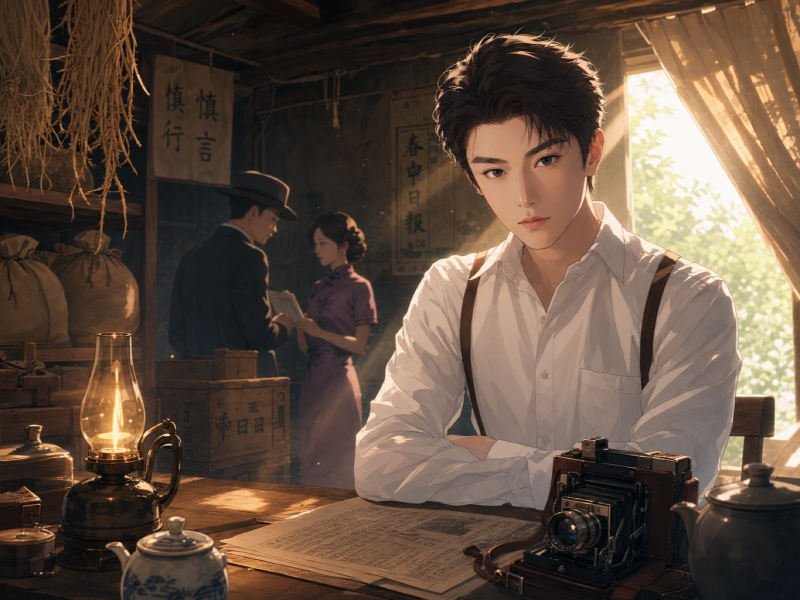
#> input picture levels/images/archive_06.jpeg, 1600 x 1200 px (shown at 1/2 size)
$ python generate_diff_image.py
#> lines starting #> are read from the running program, lines starting #| are printed output that depends on the picture; after the words box and inside, x2 and y2 are one past the last pixel; in counts of white or black regions, pixels touching at a corner belong together
#> in generate, base is the input picture: PIL image 1600x1200 RGB; mean R, G, B 96.1, 77.6, 63.8
#!/usr/bin/env python3
"""从原图离线生成像素对齐的差异图。

以原图为唯一基底，仅在指定差异点做局部修改，保证除差异圆外与原图 100% 一致。
变色类差异采用 HSV 色相替换（保留原始明暗与纹理，比半透明色块自然）。
"""

import shutil
import sys
from pathlib import Path

import numpy as np
from PIL import Image, ImageDraw

ROOT = Path(__file__).resolve().parent.parent
IMAGES = ROOT / 'levels' / 'images'

# 坐标基于关卡 imageSize（900×675），脚本按实际像素自动缩放
ARCHIVE_06 = {
    'imageA': 'archive_06.jpeg',
    'imageB': 'archive_06_diff.jpeg',
    'imageSize': {'w': 900, 'h': 675},
    'diffs': [
        # 油灯火焰：暖黄 → 亮蓝（色相替换 + 提亮提饱和）
        {'op': 'hue', 'x': 130, 'y': 466, 'r': 22, 'targetHue': 150,
         'satRef': 0.18, 'satScale': 1.35, 'valBoost': 1.12, 'feather': 0.6},
        # 胸前口袋上方新增纽扣
        {'op': 'shape', 'kind': 'button', 'x': 667, 'y': 400, 'r': 7},
        # 青花茶壶花纹：蓝 → 红（白瓷底因低饱和不受影响）
        {'op': 'hue', 'x': 186, 'y': 636, 'r': 36, 'targetHue': 2,
         'satRef': 0.11, 'satScale': 1.6, 'feather': 0.45},
        # 左墙字幅：受潮泛冷色调（色调变化）
        {'op': 'tint', 'x': 224, 'y': 145, 'r': 34, 'color': '#6f86ac',
         'blendAlpha': 0.6, 'feather': 0.6},
        # 礼帽男子帽色：深灰 → 棕（叠色，灰色饱和低无法用色相）
        {'op': 'tint', 'x': 299, 'y': 219, 'r': 26, 'color': '#6e4220',
         'blendAlpha': 0.82, 'feather': 0.45},
        # 相机旁新增白瓷茶杯
        {'op': 'shape', 'kind': 'cup', 'x': 586, 'y': 622, 'r': 18},
        # 肩带上的小铆钉
        {'op': 'shape', 'kind': 'rivet', 'x': 697, 'y': 307, 'r': 5},
        # 架子上麻布袋减少（从相邻处采样覆盖）
        {'op': 'patch', 'x': 30, 'y': 341, 'r': 30, 'sampleFrom': {'x': 95, 'y': 341}},
    ],
}


def hex_to_rgb(hex_color):
    h = hex_color.lstrip('#')
    if len(h) == 3:
        h = ''.join(c * 2 for c in h)
    return tuple(int(h[i:i + 2], 16) for i in (0, 2, 4))


def scale_diff(diff, sx, sy):
    out = dict(diff)
    out['x'] = diff['x'] * sx
    out['y'] = diff['y'] * sy
    out['r'] = diff['r'] * (sx + sy) / 2
    if 'sampleFrom' in diff:
        out['sampleFrom'] = {'x': diff['sampleFrom']['x'] * sx, 'y': diff['sampleFrom']['y'] * sy}
    return out


def feather_alpha(dist, r, feather, peak=1.0):
    inner_r = max(0.0, r * (1.0 - feather))
    alpha = np.zeros_like(dist, dtype=np.float32)
    alpha[dist <= inner_r] = peak
    between = (dist > inner_r) & (dist < r)
    if np.any(between):
        t = (dist[between] - inner_r) / max(r - inner_r, 1e-6)
        alpha[between] = peak * (1.0 - t)
    return alpha


def circle_dist(shape, x, y):
    h, w = shape
    yy, xx = np.ogrid[:h, :w]
    return np.sqrt((xx - x) ** 2 + (yy - y) ** 2)


def apply_hue(arr, diff):
    """HSV 色相替换：保留明暗(V)，按饱和度门控只改有色像素。"""
    x, y, r = diff['x'], diff['y'], diff['r']
    target = diff['targetHue']
    sat_ref = diff.get('satRef', 0.2)
    sat_scale = diff.get('satScale', 1.2)
    val_boost = diff.get('valBoost', 1.0)
    blend = diff.get('blendAlpha', 1.0)
    feather = diff.get('feather', 0.6)

    hsv = np.array(Image.fromarray(arr).convert('HSV')).astype(np.float32)
    s_norm = hsv[:, :, 1] / 255.0

    hsv2 = hsv.copy()
    hsv2[:, :, 0] = target
    hsv2[:, :, 1] = np.clip(hsv[:, :, 1] * sat_scale, 0, 255)
    hsv2[:, :, 2] = np.clip(hsv[:, :, 2] * val_boost, 0, 255)
    recolored = np.array(Image.fromarray(hsv2.astype(np.uint8), 'HSV').convert('RGB')).astype(np.float32)

    dist = circle_dist(arr.shape[:2], x, y)
    alpha = feather_alpha(dist, r, feather, blend)
    sat_gate = np.clip(s_norm / sat_ref, 0, 1)
    eff = (alpha * sat_gate)[:, :, None]
    arr[:] = np.clip(arr.astype(np.float32) * (1 - eff) + recolored * eff, 0, 255).astype(np.uint8)


def apply_tint(arr, diff):
    """正片叠底着色：用于低饱和区域(灰帽/纸张)的色调变化。"""
    x, y, r = diff['x'], diff['y'], diff['r']
    color = np.array(hex_to_rgb(diff['color']), dtype=np.float32)
    blend = diff.get('blendAlpha', 0.6)
    feather = diff.get('feather', 0.6)

    dist = circle_dist(arr.shape[:2], x, y)
    alpha = feather_alpha(dist, r, feather, blend)[:, :, None]
    tinted = arr.astype(np.float32) * (color / 255.0)
    arr[:] = np.clip(arr.astype(np.float32) * (1 - alpha) + tinted * alpha, 0, 255).astype(np.uint8)


def apply_shape(arr, diff):
    """绘制带阴影/高光的小物件，比纯色圆自然。"""
    kind = diff.get('kind', 'button')
    x, y, r = diff['x'], diff['y'], diff['r']
    img = Image.fromarray(arr).convert('RGBA')
    layer = Image.new('RGBA', img.size, (0, 0, 0, 0))
    draw = ImageDraw.Draw(layer)

    if kind == 'button':
        draw.ellipse((x - r - 1, y - r + 2, x + r + 1, y + r + 3), fill=(0, 0, 0, 90))
        draw.ellipse((x - r, y - r, x + r, y + r), fill=(54, 44, 36, 255))
        draw.ellipse((x - r, y - r, x + r, y + r), outline=(28, 22, 18, 255), width=1)
        hr = max(1, r // 3)
        draw.ellipse((x - hr, y - hr - 1, x, y - 1), fill=(120, 104, 88, 180))
    elif kind == 'cup':
        bw, bh = r * 1.5, r * 1.1
        draw.ellipse((x - bw * 0.6, y + bh * 0.6, x + bw * 0.6, y + bh * 1.0), fill=(0, 0, 0, 80))
        draw.ellipse((x - bw / 2, y - bh / 2, x + bw / 2, y + bh / 2), fill=(238, 232, 222, 255))
        draw.ellipse((x - bw / 2, y - bh / 2, x + bw / 2, y - bh / 2 + bh * 0.45),
                     fill=(214, 206, 192, 255))
        draw.ellipse((x - bw / 2, y - bh / 2, x + bw / 2, y + bh / 2),
                     outline=(150, 140, 124, 255), width=1)
    elif kind == 'rivet':
        draw.ellipse((x - r, y - r, x + r, y + r), fill=(120, 96, 64, 255))
        draw.ellipse((x - r, y - r, x + r, y + r), outline=(70, 54, 36, 255), width=1)
        hr = max(1, r // 2)
        draw.ellipse((x - hr, y - hr, x, y), fill=(200, 180, 140, 220))

    out = Image.alpha_composite(img, layer).convert('RGB')
    arr[:] = np.array(out)


def apply_patch(arr, diff):
    x, y, r = diff['x'], diff['y'], diff['r']
    sx, sy = diff['sampleFrom']['x'], diff['sampleFrom']['y']
    feather = diff.get('feather', 0.7)
    h, w = arr.shape[:2]
    ri = int(np.ceil(r))

    src_x0, src_y0 = int(sx - r), int(sy - r)
    dst_x0, dst_y0 = int(x - r), int(y - r)
    patch = arr[src_y0:src_y0 + 2 * ri, src_x0:src_x0 + 2 * ri].copy()
    ph, pw = patch.shape[:2]
    if ph == 0 or pw == 0:
        return

    dist = circle_dist((ph, pw), pw / 2, ph / 2)
    alpha = feather_alpha(dist, r, feather, 1.0)

    dy0, dx0 = max(0, dst_y0), max(0, dst_x0)
    dy1, dx1 = min(h, dst_y0 + ph), min(w, dst_x0 + pw)
    if dy1 <= dy0 or dx1 <= dx0:
        return
    py0, px0 = dy0 - dst_y0, dx0 - dst_x0
    py1, px1 = py0 + (dy1 - dy0), px0 + (dx1 - dx0)

    region = arr[dy0:dy1, dx0:dx1].astype(np.float32)
    src = patch[py0:py1, px0:px1].astype(np.float32)
    a = alpha[py0:py1, px0:px1][:, :, None]
    arr[dy0:dy1, dx0:dx1] = np.clip(region * (1 - a) + src * a, 0, 255).astype(np.uint8)


HANDLERS = {'hue': apply_hue, 'tint': apply_tint, 'shape': apply_shape, 'patch': apply_patch}


def apply_diffs(img, diffs, logical_size):
    w, h = img.size
    sx, sy = w / logical_size['w'], h / logical_size['h']
#> sx = 1.78; sy = 1.78
    arr = np.array(img.convert('RGB'))
    for diff in diffs:
        d = scale_diff(diff, sx, sy)
        handler = HANDLERS.get(d['op'])
        if not handler:
            raise ValueError(f"未知差异操作: {d['op']}")
        handler(arr, d)
#> this loop made 8 passes
#> pass 1, in apply_hue, `recolored = np.array(Image.fromarray(hsv2.astype(np.uint8), 'HSV').con..`:
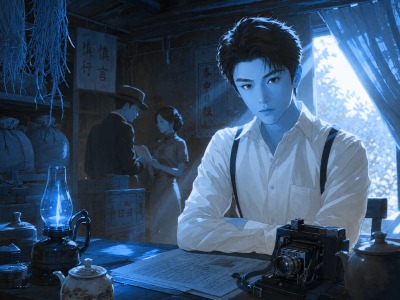
#> recolored: shape (1200, 1600, 3) float32 (shown at 1/4 size); mean R, G, B 56.9, 80.3, 106.7
#> pass 1, in apply_hue, `dist = circle_dist(arr.shape[:2], x, y)`:
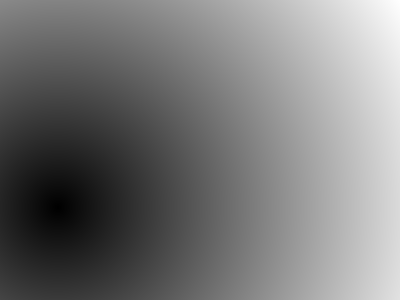
#> dist: shape (1200, 1600) float64 (shown at 1/4 size); min 0.458, max 1599.2, mean 754.2; drawn with min black and max white
#> after the loop:
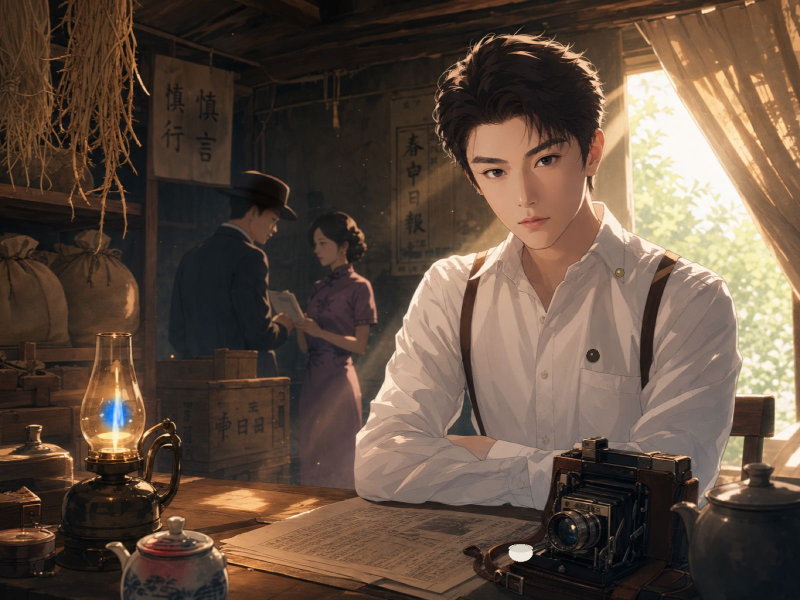
#> arr: shape (1200, 1600, 3) (shown at 1/2 size); 2.46% of pixels changed, all inside (x1, y1, x2, y2) = (3, 198, 1249, 1195)
    return Image.fromarray(arr)


def verify_alignment(base, result, diffs, logical_size):
    w, h = base.size
    sx, sy = w / logical_size['w'], h / logical_size['h']
#> sx = 1.78; sy = 1.78
    delta = np.abs(np.array(base.convert('RGB'), dtype=np.int16)
                   - np.array(result.convert('RGB'), dtype=np.int16)).sum(axis=2)
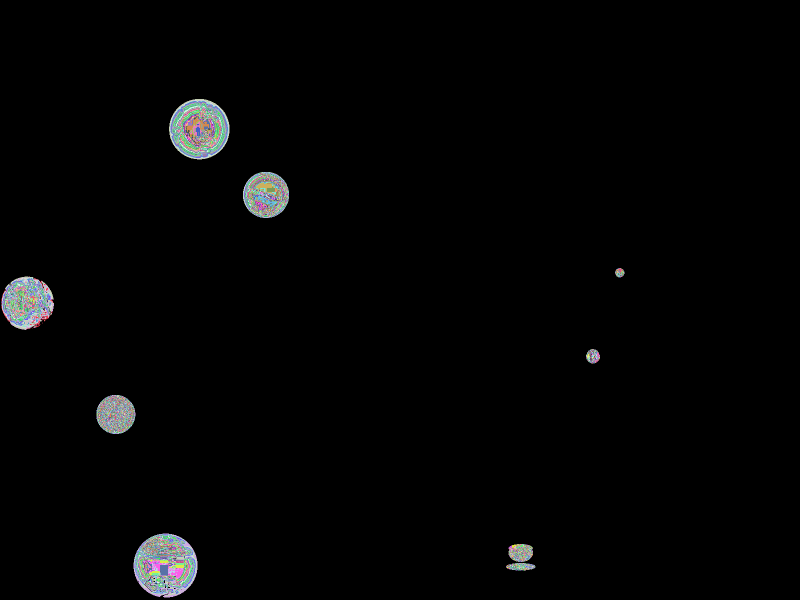
#> delta: shape (1200, 1600) int64 (shown at 1/2 size); 649 distinct labels, from 0 to 675; one colour per label, 0 black
    mask = np.zeros((h, w), dtype=bool)
    yy, xx = np.ogrid[:h, :w]
    for d in diffs:
        sd = scale_diff(d, sx, sy)
        r = sd['r'] * 1.2
        mask |= (xx - sd['x']) ** 2 + (yy - sd['y']) ** 2 <= r * r
#> this loop made 8 passes
#> r on passes 1 to 8: 46.93, 14.93, 76.8, 72.53, 55.47, 38.4, 10.67, 64
#> pass 1, in verify_alignment, `mask |= (xx - sd['x']) ** 2 + (yy - sd['y']) ** 2 <= r * r`:
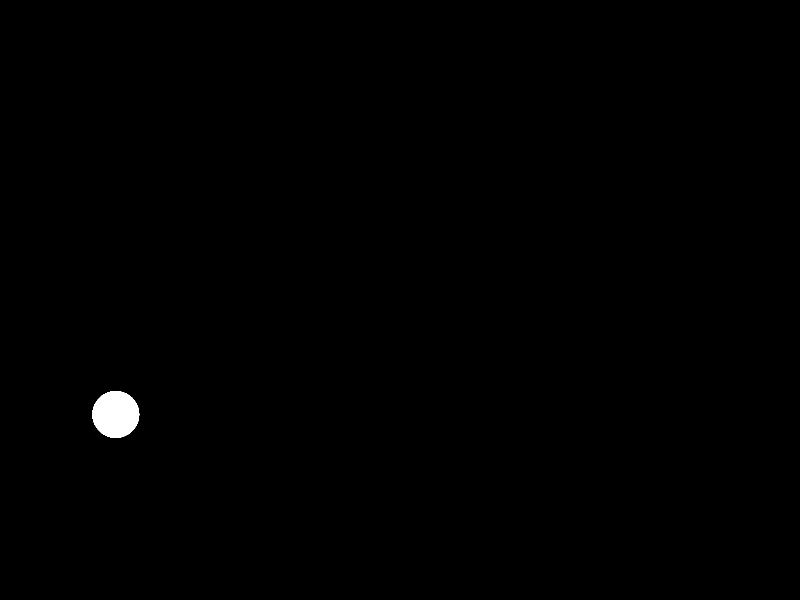
#> mask: shape (1200, 1600) bool (shown at 1/2 size); 0.36% white; 1 white region, box (x1, y1, x2, y2) and area: (185, 782, 279, 876) 6916
#> after the loop:
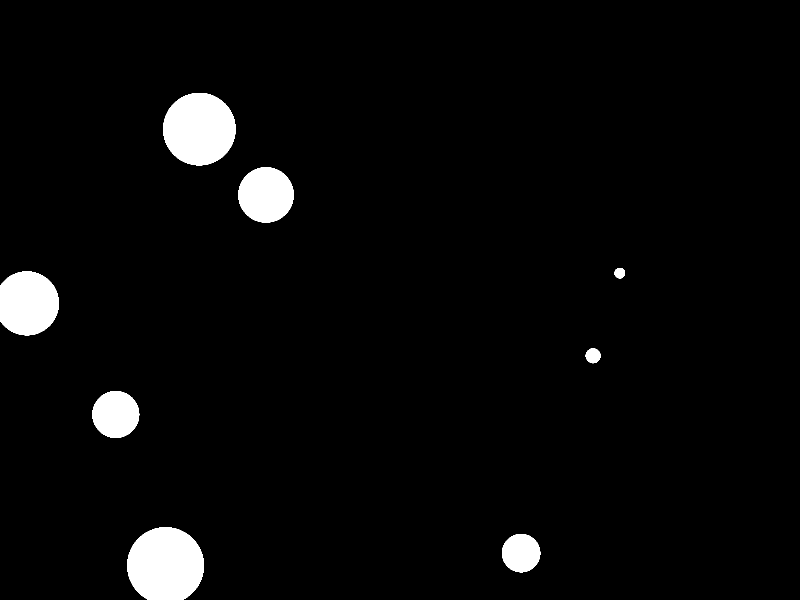
#> mask: shape (1200, 1600) bool (shown at 1/2 size); 3.6% white; 8 white regions, largest, box (x1, y1, x2, y2) and area: (254, 1054, 408, 1200) 18172, (326, 186, 471, 331) 16531, (0, 543, 118, 671) 12390
    outside = ~mask
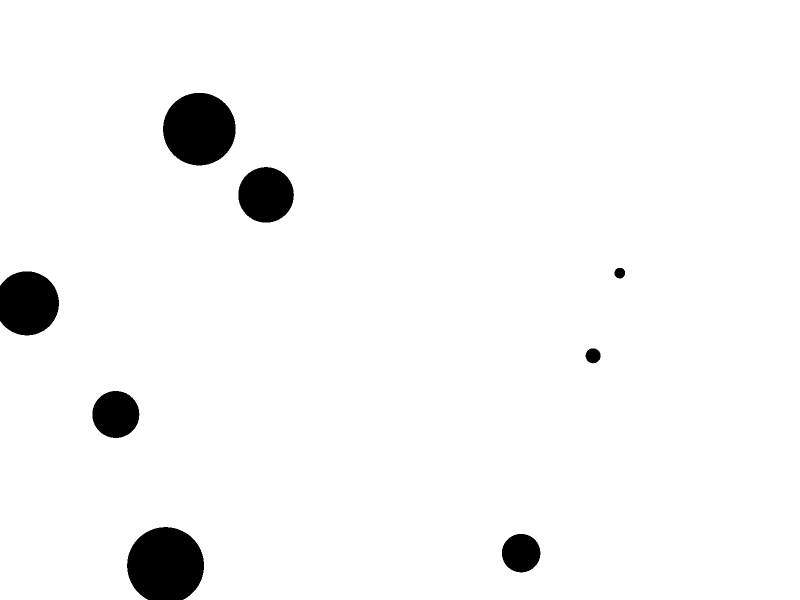
#> outside: shape (1200, 1600) bool (shown at 1/2 size); 96.4% white; 8 black regions, largest, box (x1, y1, x2, y2) and area: (254, 1054, 408, 1200) 18172, (326, 186, 471, 331) 16531, (0, 543, 118, 671) 12390
    changed = int(np.sum((delta > 8) & outside))
#> changed = 44
    total = int(np.sum(outside))
#> total = 1850635
    return round(changed / max(total, 1) * 100, 2)


def generate(config, quality=88):
    src_path = IMAGES / config['imageA']
    dst_path = IMAGES / config['imageB']
    if not src_path.exists():
        raise FileNotFoundError(f'原图不存在: {src_path}')

    base = Image.open(src_path)
    result = apply_diffs(base, config['diffs'], config['imageSize'])

    bak = dst_path.with_suffix(dst_path.suffix + '.bak')
    if dst_path.exists() and not bak.exists():
        shutil.copy2(dst_path, bak)
        print(f'已备份旧差异图 → {bak.name}')

    result.save(dst_path, 'JPEG', quality=quality, optimize=True)
    ratio = verify_alignment(base, result, config['diffs'], config['imageSize'])
#> ratio = 0
#> (the run stopped early here; a loop or call above may not have finished)

$ run again, with levels/images/archive_01.jpeg copied over levels/images/archive_06.jpeg
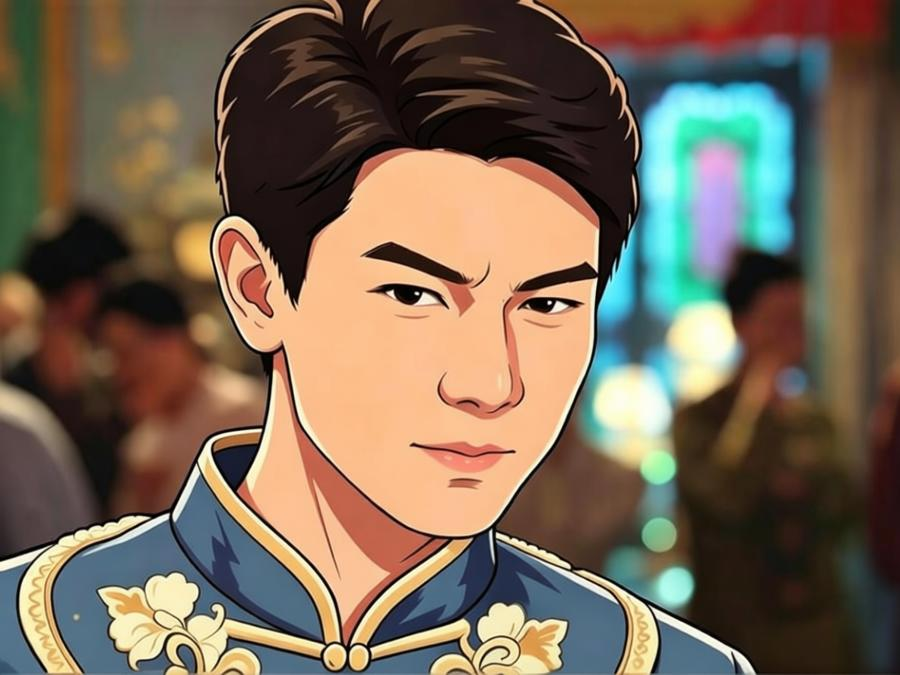
#> input picture levels/images/archive_01.jpeg, 900 x 675 px
#> in generate, base is the input picture: PIL image 900x675 RGB; mean R, G, B 120.2, 104.2, 86.3
#> in apply_diffs, `sx, sy = w / logical_size['w'], h / logical_size['h']`: sx = 1
#> the loop in apply_diffs, `for diff in diffs:` made 8 passes
#> after the loop in apply_diffs, `for diff in diffs:`:
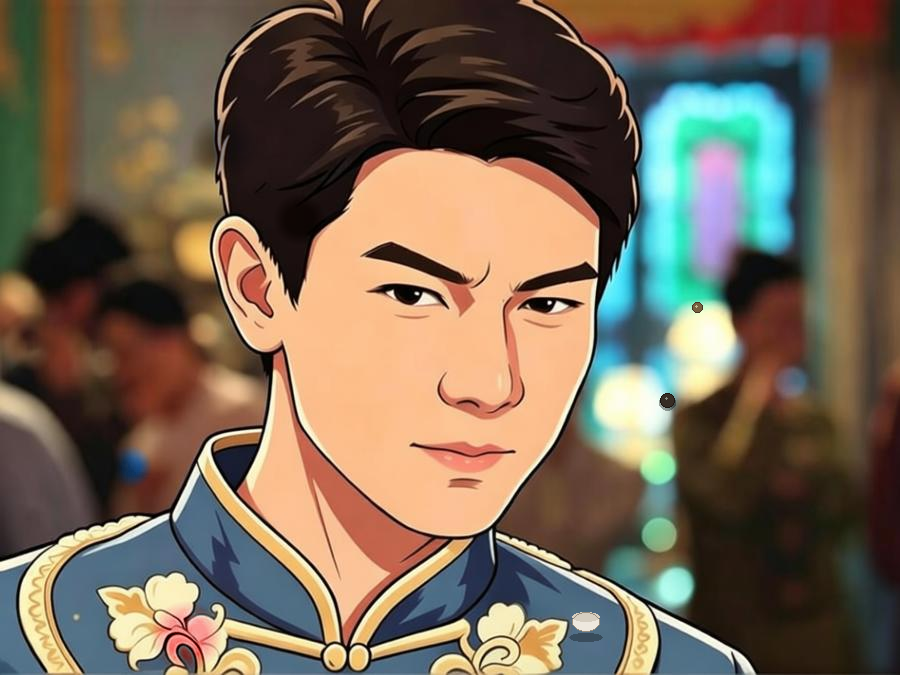
#> arr: shape (675, 900, 3); 2.48% of pixels changed, all inside (x1, y1, x2, y2) = (1, 112, 703, 672)
#> delta: shape (675, 900) int64; 446 distinct labels, from 0 to 657
#> the loop in verify_alignment, `for d in diffs:` made 8 passes
#> r on passes 1, 2, 3, 4, 5, 8: 26.4, 8.4, 43.2, 40.8, 31.2, 36
#> after the loop in verify_alignment, `for d in diffs:`:
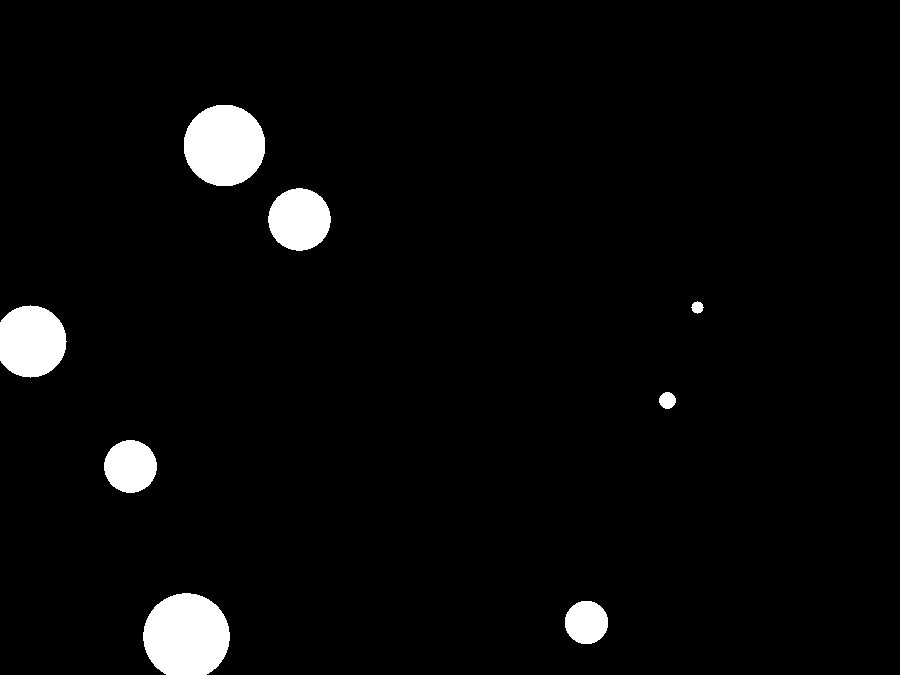
#> mask: shape (675, 900) bool; 3.6% white; 8 white regions, largest, box (x1, y1, x2, y2) and area: (143, 593, 230, 675) 5750, (184, 105, 265, 186) 5217, (0, 305, 67, 378) 3913
#> changed = 48
#> total = 585567
#> ratio = 0.01
